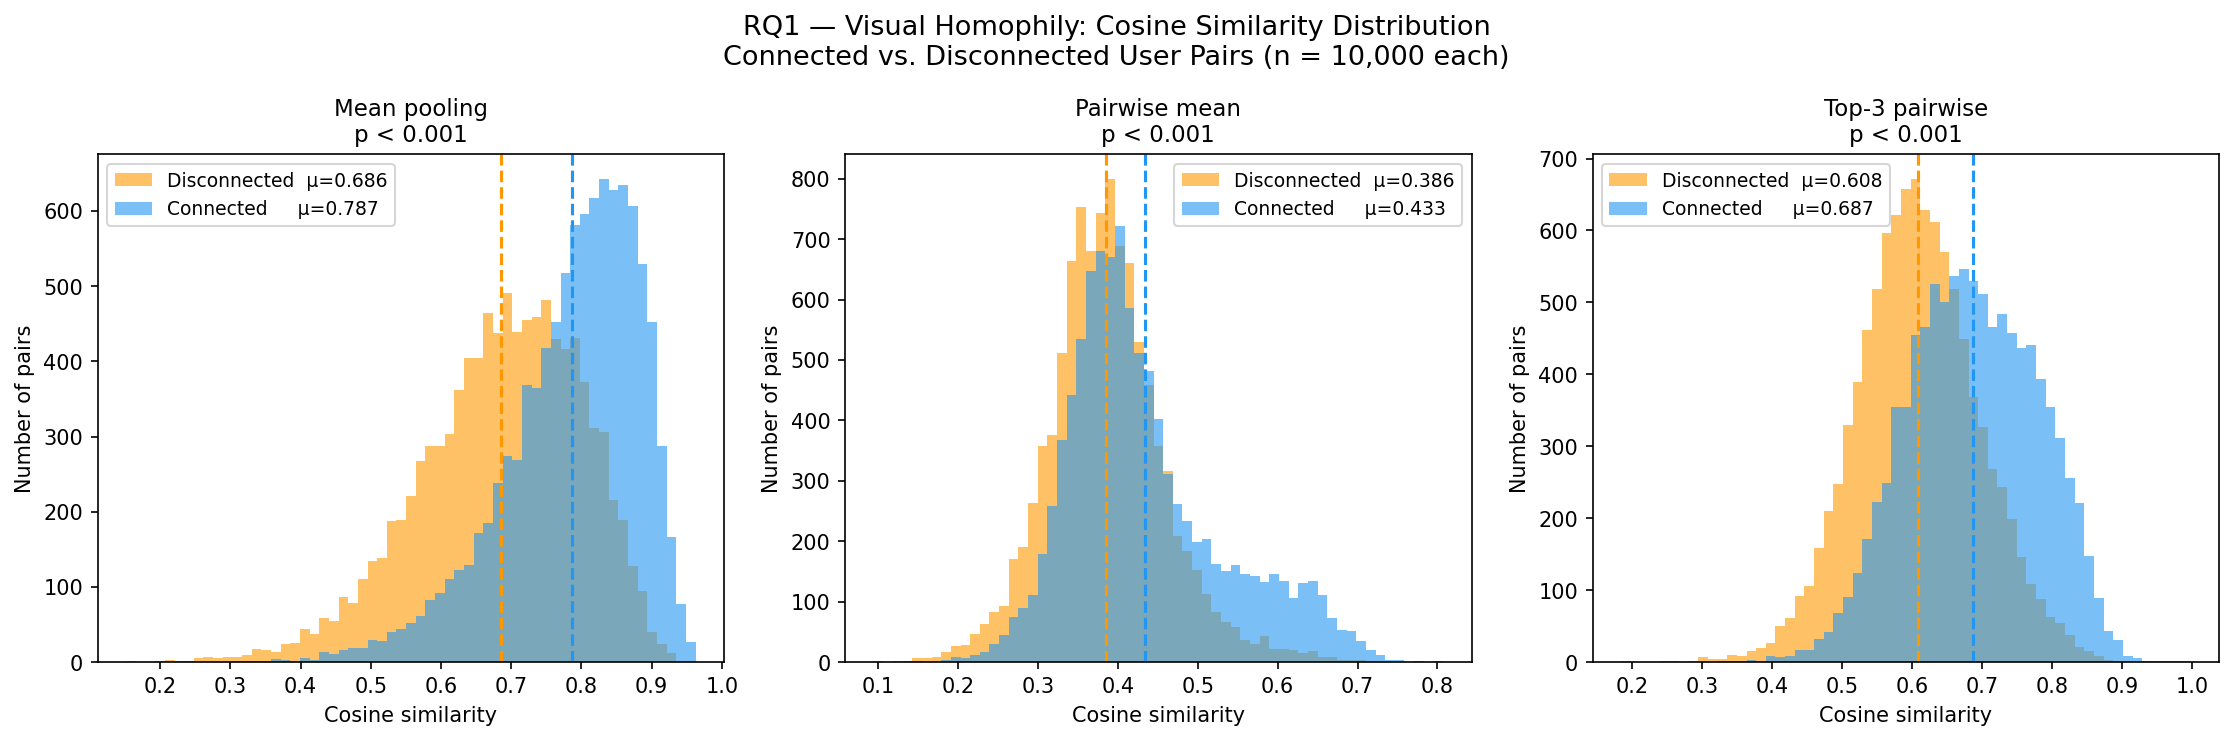

Recreate this plot in Python.
from pathlib import Path
import numpy as np
import matplotlib.pyplot as plt
from scipy import stats

IN_NPZ  = Path(__file__).parent / "rq1_results.npz"
OUT_PNG = Path(__file__).parent / "rq1_plot.png"

CONN_COLOR = "#2196F3"   # blue  — connected
DISC_COLOR = "#FF9800"   # orange — disconnected
BINS = 60

data = np.load(IN_NPZ)

methods = [
    ("Mean pooling",   data["conn_mean_pool"],     data["disc_mean_pool"]),
    ("Pairwise mean",  data["conn_pairwise_mean"], data["disc_pairwise_mean"]),
    ("Top-3 pairwise", data["conn_top_k"],         data["disc_top_k"]),
]

fig, axes = plt.subplots(1, 3, figsize=(15, 5))
fig.suptitle("RQ1 — Visual Homophily: Cosine Similarity Distribution\n"
             "Connected vs. Disconnected User Pairs (n = 10,000 each)",
             fontsize=13)

for ax, (name, conn, disc) in zip(axes, methods):
    lo = min(conn.min(), disc.min())
    hi = max(conn.max(), disc.max())
    bins = np.linspace(lo, hi, BINS)

    ax.hist(disc, bins=bins, color=DISC_COLOR, alpha=0.6,
            label=f"Disconnected  μ={disc.mean():.3f}")
    ax.hist(conn, bins=bins, color=CONN_COLOR, alpha=0.6,
            label=f"Connected     μ={conn.mean():.3f}")

    ax.axvline(disc.mean(), color=DISC_COLOR, linewidth=1.5, linestyle="--")
    ax.axvline(conn.mean(), color=CONN_COLOR, linewidth=1.5, linestyle="--")

    _, p = stats.mannwhitneyu(conn, disc, alternative="greater")
    p_str = "p < 0.001" if p < 0.001 else f"p = {p:.3f}"
    ax.set_title(f"{name}\n{p_str}", fontsize=11)
    ax.set_xlabel("Cosine similarity")
    ax.set_ylabel("Number of pairs")
    ax.legend(fontsize=9)

plt.tight_layout()
plt.savefig(OUT_PNG, dpi=150, bbox_inches="tight")
print(f"Saved to {OUT_PNG}")

print("\n── RQ1 Statistical Results ───────────────────────────────────────────")
print(f"{'Method':<20} {'Conn μ':>8} {'Disc μ':>8} {'Δ':>8} {'U':>12} {'p':>12} {'r (effect)':>12}")
print("-" * 84)
for name, conn, disc in methods:
    U, p = stats.mannwhitneyu(conn, disc, alternative="greater")
    # rank-biserial correlation: r = (2U / (n1*n2)) - 1
    n = len(conn) * len(disc)
    r = (2 * U / n) - 1
    p_str = "< 0.001" if p < 0.001 else f"{p:.4f}"
    print(f"{name:<20} {conn.mean():>8.4f} {disc.mean():>8.4f} "
          f"{conn.mean()-disc.mean():>+8.4f} {U:>12.0f} {p_str:>12} {r:>12.4f}")

plt.show()
